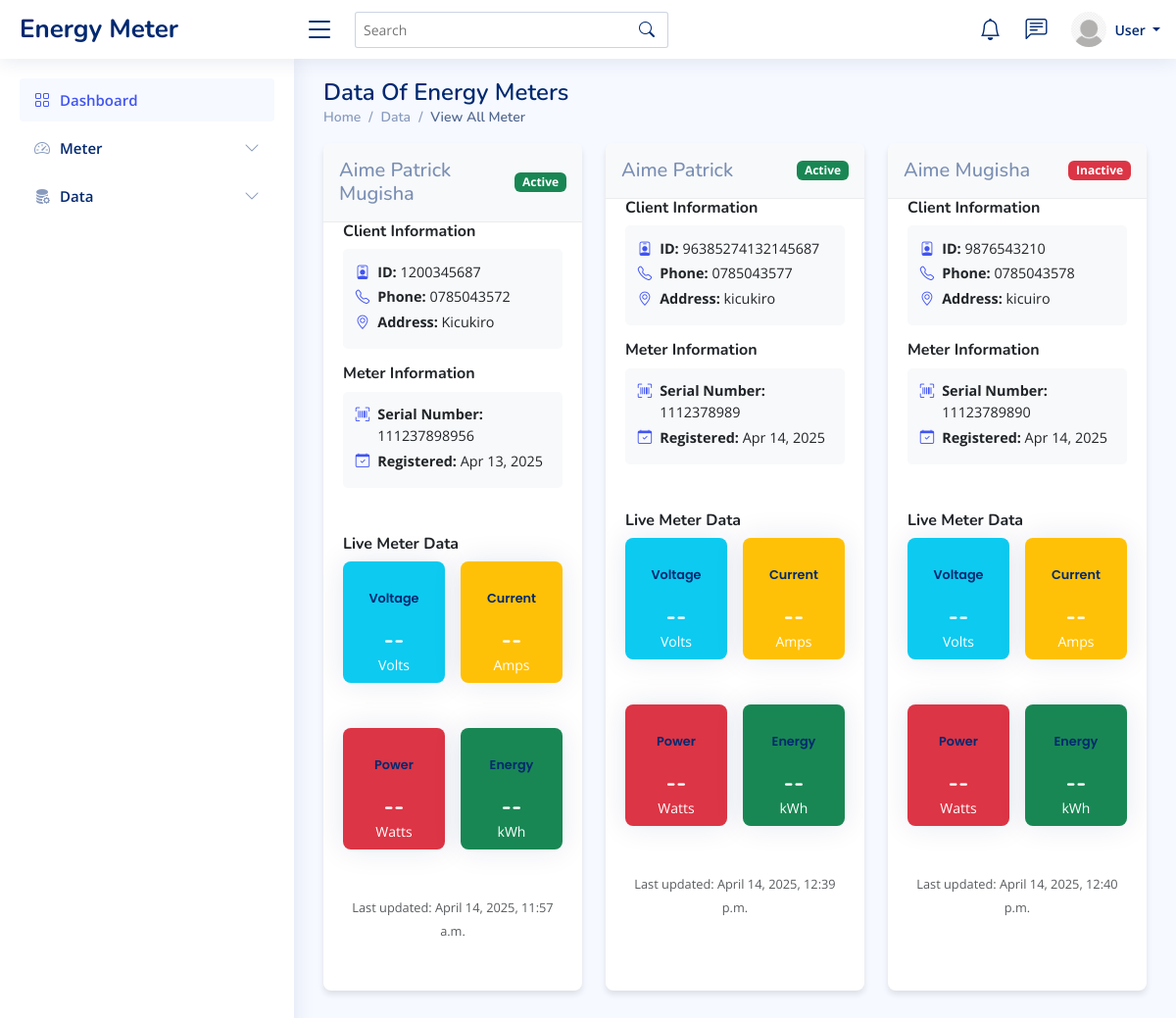
/data_display/ (signed in), run on the app's committed database.
### energy_meter_app/models.py (models this page shows, shortened)
class Meter(models.Model):
    ROLE_CHOICES = [
        ('client', 'Client'),
    ]
    serial_number = models.CharField(max_length=30, unique=True)
    national_id = models.CharField(max_length=20, unique=True)
    name = models.CharField(max_length=100)
    phone_number = models.CharField(max_length=15, unique=True)
    address = models.TextField(max_length=50)
    created_at = models.DateTimeField(auto_now_add=True)
    updated_at = models.DateTimeField(auto_now=True)
    is_active = models.BooleanField(default=True)
    role = models.CharField(max_length=10, choices=ROLE_CHOICES, default='client')
    username = models.CharField(max_length=50, unique=True, null=True, blank=True)
    password = models.CharField(max_length=128, null=True, blank=True)
    class Meta:
        verbose_name = 'Meter'
        verbose_name_plural = 'Meters'
        ordering = ['created_at']

### energy_meter_app/views.py (the view)
# urls.py: path('data_display/', views.data_display, name="data_display"),
@meter_login_required
def data_display(request):
    meters = Meter.objects.all()
    return render(request, "energy_meter_app/data/data_display.html", {'meters': meters})

### energy_meter_app/views.py (called while the page is built)
def meter_login_required(view_func):
    @wraps(view_func)
    def wrapped_view(request, *args, **kwargs):
        is_meter_user = request.session.get('is_meter_user', False)
        is_django_user = request.user.is_authenticated
        if not (is_meter_user or is_django_user):
            messages.error(request, "Please log in to access this page")
            return redirect('index')
        return view_func(request, *args, **kwargs)
    return wrapped_view

### energy_meter_app/templates/energy_meter_app/data/data_display.html (shortened to what this page needs)
{% load static %}
<!DOCTYPE html>
<html lang="en">
{% include "energy_meter_app/admin_navbar/header.html" %}
<body>
  {% include "energy_meter_app/admin_navbar/navbar.html" %}
  {% include "energy_meter_app/admin_navbar/aside.html" %}
  <main id="main" class="main">
    <section class="section dashboard">
        <div class="pagetitle">
          <h1>Data Of Energy Meters</h1>
          <nav>
            <ol class="breadcrumb">
              <li class="breadcrumb-item"><a href="{% url "admin_dashboard" %}">Home</a></li>
              <li class="breadcrumb-item">Data</li>
              <li class="breadcrumb-item active">View All Meter</li>
            </ol>
          </nav>
        </div>
      <div class="row" id="meters-container">
        {% for meter in meters %}
        <div class="col-lg-4 col-md-6 col-sm-12 mb-4">
          <div class="card meter-card h-100" data-serial="{{ meter.serial_number }}">
            <div class="card-header d-flex justify-content-between align-items-center bg-light">
              <h5 class="mb-0">{{ meter.name }}</h5>
              <span class="badge {% if meter.is_active %}bg-success{% else %}bg-danger{% endif %}">
                {% if meter.is_active %}Active{% else %}Inactive{% endif %}
              </span>
            </div>
            <div class="card-body">
              <div class="row mb-3">
                <div class="col-md-12 mb-3">
                  <h6 class="fw-bold">Client Information</h6>
                  <div class="info-container">
                    <div class="d-flex mb-1">
                      <div class="me-2"><i class="bi bi-person-badge"></i></div>
                      <div><strong>ID:</strong> {{ meter.national_id }}</div>
                    </div>
                    <div class="d-flex mb-1">
                      <div class="me-2"><i class="bi bi-telephone"></i></div>
                      <div><strong>Phone:</strong> {{ meter.phone_number }}</div>
                    </div>
                    <div class="d-flex mb-1">
                      <div class="me-2"><i class="bi bi-geo-alt"></i></div>
                      <div><strong>Address:</strong> {{ meter.address }}</div>
                    </div>
                  </div>
                </div>
                <div class="col-md-12 mb-3">
                  <h6 class="fw-bold">Meter Information</h6>
                  <div class="info-container">
                    <div class="d-flex mb-1">
                      <div class="me-2"><i class="bi bi-upc-scan"></i></div>
                      <div><strong>Serial Number:</strong> {{ meter.serial_number }}</div>
                    </div>
                    <div class="d-flex mb-1">
                      <div class="me-2"><i class="bi bi-calendar-check"></i></div>
                      <div><strong>Registered:</strong> {{ meter.created_at|date:"M d, Y" }}</div>
                    </div>
                  </div>
                </div>
              </div>
              <div class="meter-data-container">
                <h6 class="fw-bold">Live Meter Data</h6>
                <div class="row g-3">
                  <div class="col-6">
                    <div class="card bg-info text-white p-2 text-center">
                      <div class="card-title mb-1">Voltage</div>
                      <h3 class="meter-voltage" data-serial="{{ meter.serial_number }}">--</h3>
                      <small>Volts</small>
                    </div>
                  </div>
                  <div class="col-6">
                    <div class="card bg-warning text-white p-2 text-center">
                      <div class="card-title mb-1">Current</div>
                      <h3 class="meter-current" data-serial="{{ meter.serial_number }}">--</h3>
                      <small>Amps</small>
                    </div>
                  </div>
                  <div class="col-6">
                    <div class="card bg-danger text-white p-2 text-center">
                      <div class="card-title mb-1">Power</div>
                      <h3 class="meter-power" data-serial="{{ meter.serial_number }}">--</h3>
                      <small>Watts</small>
                    </div>
                  </div>
                  <div class="col-6">
                    <div class="card bg-success text-white p-2 text-center">
                      <div class="card-title mb-1">Energy</div>
                      <h3 class="meter-energy" data-serial="{{ meter.serial_number }}">--</h3>
                      <small>kWh</small>
                    </div>
                  </div>
                </div>
                <div class="text-center mt-3">
                  <small class="text-muted meter-last-updated" data-serial="{{ meter.serial_number }}">Last updated: {{meter.updated_at}}</small>
                </div>
              </div>
            </div>
          </div>
        </div>
        {% empty %}
        <div class="col-12">
          <div class="alert alert-info">
            No energy meters found in the system.
          </div>
        </div>
        {% endfor %}
      </div>
    </section>
  </main>
</body>
</html>

### static/assets/css/style.css (style rules this page uses)
:root { scroll-behavior: smooth; }
body { font-family: "Open Sans", sans-serif; background: #f6f9ff; color: #444444; }
a { color: #4154f1; text-decoration: none; }
h1, h2, h3, h4, h5, h6 { font-family: "Nunito", sans-serif; }
#main { margin-top: 60px; padding: 20px 30px; transition: all 0.3s; }
.pagetitle { margin-bottom: 10px; }
.pagetitle h1 { font-size: 24px; margin-bottom: 0; font-weight: 600; color: #012970; }
.card { margin-bottom: 30px; border: none; border-radius: 5px; box-shadow: 0px 0 30px rgba(1, 41, 112, 0.1); }
.card-header, .card-footer { border-color: #ebeef4; background-color: #fff; color: #798eb3; padding: 15px; }
.card-title { padding: 20px 0 15px 0; font-size: 18px; font-weight: 500; color: #012970; font-family: "Poppins", sans-serif; }
.card-body { padding: 0 20px 20px 20px; }
.breadcrumb { font-size: 14px; font-family: "Nunito", sans-serif; color: #899bbd; font-weight: 600; }
.breadcrumb a { color: #899bbd; transition: 0.3s; }
.breadcrumb .breadcrumb-item::before { color: #899bbd; }
.breadcrumb .active { color: #51678f; font-weight: 600; }
@media (min-width: 1200px) { #main, #footer { margin-left: 300px; } }
.meter-card { transition: transform 0.3s ease, box-shadow 0.3s ease; border-radius: 0.5rem; overflow: hidden; border: none; box-shadow: 0 4px 6px rgba(0, 0, 0, 0.1); }
.meter-card .card-header { padding: 1rem; border-bottom: 1px solid rgba(0, 0, 0, 0.05); }
.meter-card .info-container { background-color: #f8f9fa; padding: 0.8rem; border-radius: 0.3rem; font-size: 0.9rem; }
.meter-card .info-container i { color: #4154f1; width: 20px; }
.meter-data-container { background-color: #fff; border-radius: 0.5rem; padding: 1rem 0 0 0; }
.meter-data-container .card { border-radius: 0.5rem; min-height: 95px; display: flex; flex-direction: column; justify-content: space-between; border: none; }
.meter-data-container h3 { font-size: 1.5rem; margin: 0; font-weight: 700; }
.meter-data-container .card-title { font-size: 0.8rem; font-weight: 600; margin: 0; }
.meter-last-updated { font-size: 0.8rem; }

### data on the page
Meter: name "Aime Patrick Mugisha", is_active "Active", national_id "1200345687", phone_number "0785043572", address "Kicukiro", serial_number "111237898956", created_at "Apr 13, 2025", updated_at "April 14, 2025, 11:57 a.m."
Meter: name "Aime Patrick", is_active "Active", national_id "96385274132145687", phone_number "0785043577", address "kicukiro", serial_number "1112378989", created_at "Apr 14, 2025", updated_at "April 14, 2025, 12:39 p.m."
Meter: name "Aime Mugisha", is_active "Inactive", national_id "9876543210", phone_number "0785043578", address "kicuiro", serial_number "11123789890", created_at "Apr 14, 2025", updated_at "April 14, 2025, 12:40 p.m."

### other printed values
{{ request.user.username|default:'User' }} "User"
